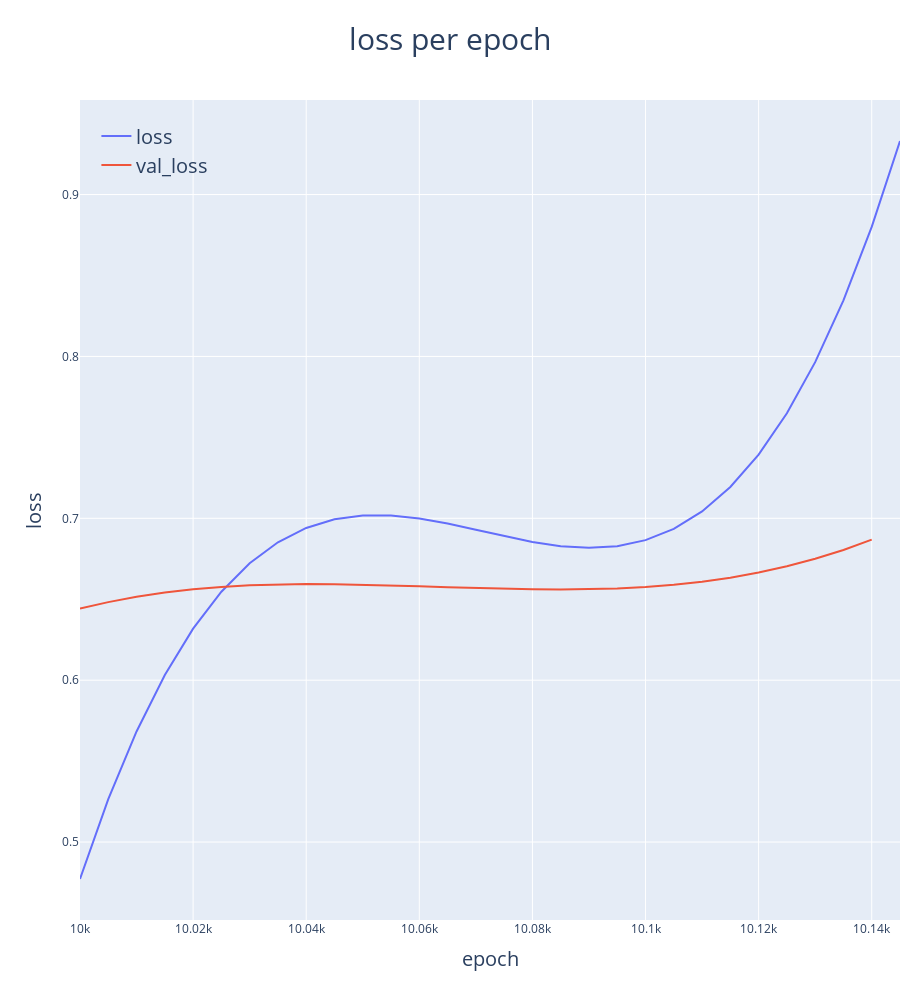

The code cell stored with this chart in its notebook:
### Code cell
tck = interpolate.splrep(X_axis, CNN_model.history['loss'][0], k = 3, s = 25)
loss_smoothed = interpolate.splev(X_axis, tck, der = 0)

tck = interpolate.splrep(X_axis[:-1], CNN_model.history['val_loss'][0], k = 3, s = 0.02)
val_loss_smoothed = interpolate.splev(X_axis[:-1], tck, der = 0)

data = [go.Scatter(x=X_axis, y = loss_smoothed, name = 'loss'),
        go.Scatter(x=X_axis[:-1], y = val_loss_smoothed, name = 'val_loss')]

layout = go.Layout(
    height = 1000,
    title = dict(
        text = 'loss per epoch',
        font_size = 30,
        x = .5
    ),
    xaxis_title = dict(
        text = 'epoch',
        font_size = 20
    ),
    yaxis_title = dict(
        text = 'loss',
        font_size = 20
    ),
    legend = dict(
        x = 0.02, y = .98,
        bgcolor = 'rgba(0,0,0,0)',
        font_size = 20
    ),
    margin={'r':0}
)
go.Figure(data, layout)

### Figure 1 — Plotly figure (JSON) as saved in the notebook; plotly's stock layout.template omitted (floating-point values rounded to 4 significant figures)
{"data": [{"name": "loss", "type": "scatter", "x": [10000, 10005, 10010, 10015, 10020, 10025, 10030, 10035, 10040, 10045, 10050, 10055, 10060, 10065, 10070, 10075, 10080, 10085, 10090, 10095, 10100, 10105, 10110, 10115, 10120, 10125, 10130, 10135, 10140, 10145], "y": [0.4772, 0.5265, 0.5683, 0.6032, 0.6318, 0.6547, 0.6723, 0.6852, 0.6941, 0.6994, 0.7018, 0.7018, 0.6999, 0.6968, 0.6929, 0.689, 0.6854, 0.6828, 0.6817, 0.6828, 0.6865, 0.6935, 0.7043, 0.7194, 0.7394, 0.7649, 0.7965, 0.8347, 0.88, 0.9331]}, {"name": "val_loss", "type": "scatter", "x": [10000, 10005, 10010, 10015, 10020, 10025, 10030, 10035, 10040, 10045, 10050, 10055, 10060, 10065, 10070, 10075, 10080, 10085, 10090, 10095, 10100, 10105, 10110, 10115, 10120, 10125, 10130, 10135, 10140], "y": [0.6442, 0.6482, 0.6515, 0.6541, 0.6561, 0.6576, 0.6586, 0.6592, 0.6594, 0.6593, 0.659, 0.6586, 0.658, 0.6575, 0.6569, 0.6564, 0.6561, 0.656, 0.6562, 0.6567, 0.6576, 0.659, 0.6609, 0.6634, 0.6665, 0.6703, 0.675, 0.6804, 0.6868]}], "layout": {"height": 1000, "legend": {"bgcolor": "rgba(0,0,0,0)", "font": {"size": 20}, "x": 0.02, "y": 0.98}, "margin": {"r": 0}, "title": {"font": {"size": 30}, "text": "loss per epoch", "x": 0.5}, "xaxis": {"title": {"font": {"size": 20}, "text": "epoch"}}, "yaxis": {"title": {"font": {"size": 20}, "text": "loss"}}}}
